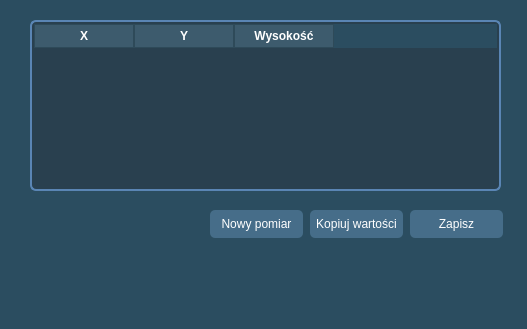
<?xml version="1.0" encoding="UTF-8"?>
<ui version="4.0">
 <class>DockWidget</class>
 <widget class="QDockWidget" name="DockWidget">
  <property name="geometry">
   <rect>
    <x>0</x>
    <y>0</y>
    <width>527</width>
    <height>329</height>
   </rect>
  </property>
  <property name="styleSheet">
   <string notr="true">QDockWidget {
    background-color: lightgray;
    color: white;
}

QWidget{
    background-color: #2b4d60; 
}

</string>
  </property>
  <property name="windowTitle">
   <string>DockWidget</string>
  </property>
  <widget class="QWidget" name="dockWidgetContents">
   <widget class="QTableWidget" name="tableWidget">
    <property name="geometry">
     <rect>
      <x>30</x>
      <y>20</y>
      <width>471</width>
      <height>171</height>
     </rect>
    </property>
    <property name="styleSheet">
     <string notr="true">QTableWidget {
    background-color: #29404f;
    color: white;
    gridline-color: #3d5b6d;
    selection-background-color: #5b90af;
	border-radius: 6px;
    border: 2px solid #5a85b4;
    padding: 2px;
	
}

QHeaderView::section {
    background-color: #3d5b6d;
    color: white;
    padding: 2px;
    border: 1px solid #2e4a59;
    font-weight: bold;
    text-align: center;
}</string>
    </property>
    <column>
     <property name="text">
      <string>X</string>
     </property>
    </column>
    <column>
     <property name="text">
      <string>Y</string>
     </property>
    </column>
    <column>
     <property name="text">
      <string>Wysokość</string>
     </property>
    </column>
   </widget>
   <widget class="QPushButton" name="pushButton_3">
    <property name="geometry">
     <rect>
      <x>210</x>
      <y>210</y>
      <width>93</width>
      <height>28</height>
     </rect>
    </property>
    <property name="styleSheet">
     <string notr="true">QPushButton {
    background-color: #466d89;
    color: white;
    padding: 5px;
    border-radius: 5px;
}
QPushButton:hover {
    background-color: #5e88a5;
}</string>
    </property>
    <property name="text">
     <string>Nowy pomiar</string>
    </property>
   </widget>
   <widget class="QPushButton" name="pushButton_2">
    <property name="geometry">
     <rect>
      <x>310</x>
      <y>210</y>
      <width>93</width>
      <height>28</height>
     </rect>
    </property>
    <property name="styleSheet">
     <string notr="true">QPushButton {
    background-color: #466d89;
    color: white;
    padding: 5px;
    border-radius: 5px;
}
QPushButton:hover {
    background-color: #5e88a5;
}</string>
    </property>
    <property name="text">
     <string>Kopiuj wartości</string>
    </property>
   </widget>
   <widget class="QPushButton" name="pushButton">
    <property name="geometry">
     <rect>
      <x>410</x>
      <y>210</y>
      <width>93</width>
      <height>28</height>
     </rect>
    </property>
    <property name="styleSheet">
     <string notr="true">QPushButton {
    background-color: #466d89;
    color: white;
    padding: 5px;
    border-radius: 5px;
}
QPushButton:hover {
    background-color: #5e88a5;
}</string>
    </property>
    <property name="text">
     <string>Zapisz</string>
    </property>
   </widget>
  </widget>
 </widget>
 <resources/>
 <connections/>
</ui>
